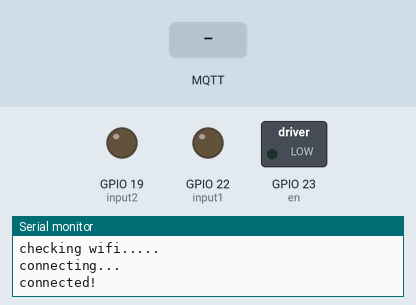
Recording of a sketch running on a simulated ESP32. On the bench: switched loads named in the sketch (green lamp = pin HIGH), output pins drawn as LEDs (lit = HIGH), the last lines printed to the serial monitor. Inputs (shaded band) come from the test bench. WiFi joins after 1.5 s; servers stay silent unless stated; no MQTT or app messages arrive unless stated.

Above: at 3.2 s.
3.3 s: MQTT message "OPEN" arrives on the first subscribed topic
At 3.4 s:
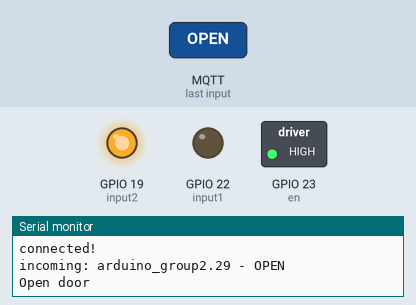
5.0 s: MQTT message "CLOSE" arrives on the first subscribed topic
At 5.1 s:
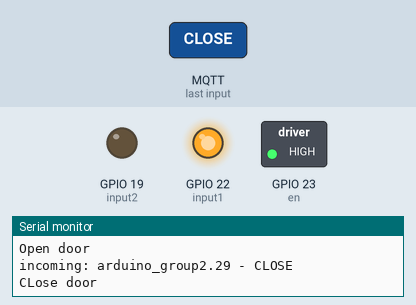
Timing chart, 0 to 8.0 s (numbered marks = the images above; inputs shaded):
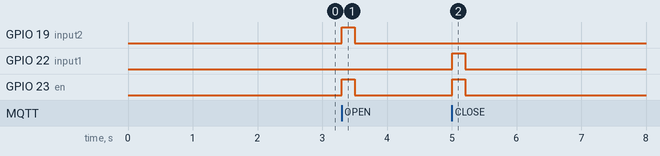

Measured:
- after the input at 3.3 s, GPIO 19 (input2), GPIO 23 (en): LOW → HIGH at once, → LOW 0.20 s later
- after the input at 5.0 s, GPIO 22 (input1), GPIO 23 (en): LOW → HIGH at once, → LOW 0.20 s later

The sketch:

05_02_06.ino
```cpp
#include <WiFi.h>
#include <MQTT.h>
#include "RTClib.h"
#include <LCD_I2C.h>
const char ssid[] = "@JumboPlusIoT";
const char pass[] = "9vefax3l";


RTC_DS1307 rtc;
LCD_I2C lcd(0x27, 16, 2);


const char mqtt_broker[]="test.mosquitto.org";
const char mqtt_topic[]="arduino_group2.29";
const char mqtt_client_id[]="arduino_group2.29"; // must change this string to a unique value
int MQTT_PORT=1883;

WiFiClient net;
MQTTClient client;
#define input 33
#define en 23
#define input1 22
#define input2 19

void connect() {
  Serial.print("checking wifi...");
  while (WiFi.status() != WL_CONNECTED) {
    Serial.print(".");
    delay(1000);
  }

  Serial.print("\nconnecting...");
  while (!client.connect(mqtt_client_id)) {
    Serial.print(".");
    delay(1000);
  }

  Serial.println("\nconnected!");

  client.subscribe(mqtt_topic);
  // client.unsubscribe("/hello");
}
void setup() {
  Serial.begin(9600);
  WiFi.begin(ssid, pass);
  client.begin(mqtt_broker, MQTT_PORT, net);
  client.onMessage(messageReceived);
  connect();
  pinMode(en, OUTPUT);
  pinMode(input1, OUTPUT);
  pinMode(input2, OUTPUT);
  pinMode(input, INPUT_PULLUP);
}
void messageReceived(String &topic, String &payload) {
  Serial.println("incoming: " + topic + " - " + payload);
  if(payload == "OPEN"){
    ShowStatus("OPEN") ;
    openDoor() ;
  }
  if(payload == "CLOSE"){
    ShowStatus("C") ;
    closeDoor() ;
  }
}

void ShowStatus(String status){
  if(status == "OPEN"){
    lcd.println("       The Door Is Opening...     ") ;
  }
  if(status == "CLOSE"){
    lcd.println("       The Door Is Closing") ;
  }
}

void stopMotor() {
  digitalWrite(en, LOW);
  digitalWrite(input1, LOW);
  digitalWrite(input2, LOW);
}

void openDoor() {
  Serial.println("Open door") ;
  digitalWrite(en, HIGH);
  digitalWrite(input1, LOW);
  digitalWrite(input2, HIGH);
  delay(200);
  lcd.clear() ;
  lcd.println("       The Door Opened") ;
  stopMotor();
}

void closeDoor() {
  Serial.println("CLose door") ;
  digitalWrite(en, HIGH);
  digitalWrite(input1, HIGH);
  digitalWrite(input2, LOW);
  delay(200);
  lcd.clear() ;
  lcd.println("       The Door Closed") ;
  stopMotor();
}

void loop() {
   client.loop();
  delay(10);  // <- fixes some issues with WiFi stability

  if (!client.connected()) {
    connect();
  }


}
```
